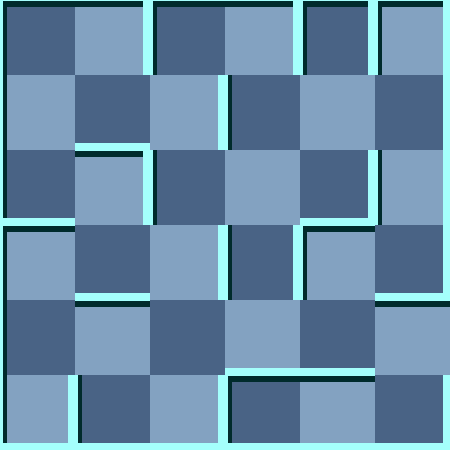

A 2D game scene composited from a Tiled map and its tileset images. What follows is a short description and the map's XML, with each tile layer's data collapsed to a summary:
An orthogonal 6x6 tile map with 75x75 px tiles, 2 tile layers (background, 块层 1) and 6 objects (Exit, Key, WhiteMummy, Player, Trap, ...).

<map version="1.0" orientation="orthogonal" width="6" height="6" tilewidth="75" tileheight="75">
 <tileset firstgid="1" name="wall" tilewidth="75" tileheight="75">
  <image source="gfx/wall.png" width="300" height="375" />
  <tile id="0">
   <properties>
    <property name="ValOfWall" value="0" />
   </properties>
  </tile>
  <tile id="1">
   <properties>
    <property name="ValOfWall" value="1" />
   </properties>
  </tile>
  <tile id="2">
   <properties>
    <property name="ValOfWall" value="2" />
   </properties>
  </tile>
  <tile id="3">
   <properties>
    <property name="ValOfWall" value="3" />
   </properties>
  </tile>
  <tile id="4">
   <properties>
    <property name="ValOfWall" value="4" />
   </properties>
  </tile>
  <tile id="5">
   <properties>
    <property name="ValOfWall" value="5" />
   </properties>
  </tile>
  <tile id="6">
   <properties>
    <property name="ValOfWall" value="6" />
   </properties>
  </tile>
  <tile id="7">
   <properties>
    <property name="ValOfWall" value="7" />
   </properties>
  </tile>
  <tile id="8">
   <properties>
    <property name="ValOfWall" value="8" />
   </properties>
  </tile>
  <tile id="9">
   <properties>
    <property name="ValOfWall" value="9" />
   </properties>
  </tile>
  <tile id="10">
   <properties>
    <property name="ValOfWall" value="10" />
   </properties>
  </tile>
  <tile id="11">
   <properties>
    <property name="ValOfWall" value="11" />
   </properties>
  </tile>
  <tile id="12">
   <properties>
    <property name="ValOfWall" value="12" />
   </properties>
  </tile>
  <tile id="13">
   <properties>
    <property name="ValOfWall" value="13" />
   </properties>
  </tile>
  <tile id="14">
   <properties>
    <property name="ValOfWall" value="14" />
   </properties>
  </tile>
  <tile id="15">
   <properties>
    <property name="ValOfWall" value="15" />
   </properties>
  </tile>
  <tile id="18">
   <properties>
    <property name="ValOfWall" value="-1" />
   </properties>
  </tile>
 </tileset>
 <layer name="background" width="6" height="6">
  <data>[36 cells, 36 non-empty, 2 distinct tile ids]</data>
 </layer>
 <layer name="块层 1" width="6" height="6">
  <data>[36 cells, 36 non-empty, 14 distinct tile ids]</data>
 </layer>
 <objectgroup name="对象层 1" width="6" height="6">
  <object name="Exit" x="450" y="300" />
  <object name="Key" x="375" y="150">
   <properties>
    <property name="value" value="12" />
   </properties>
  </object>
  <object name="WhiteMummy" x="300" y="375">
   <properties>
    <property name="value" value="21" />
   </properties>
  </object>
  <object name="Player" x="0" y="0">
   <properties>
    <property name="value" value="1" />
   </properties>
  </object>
  <object name="Trap" x="150" y="225">
   <properties>
    <property name="value" value="8" />
   </properties>
  </object>
  <object name="Door" x="150" y="150">
   <properties>
    <property name="direction" value="4" />
    <property name="value" value="15" />
   </properties>
  </object>
 </objectgroup>
</map>
